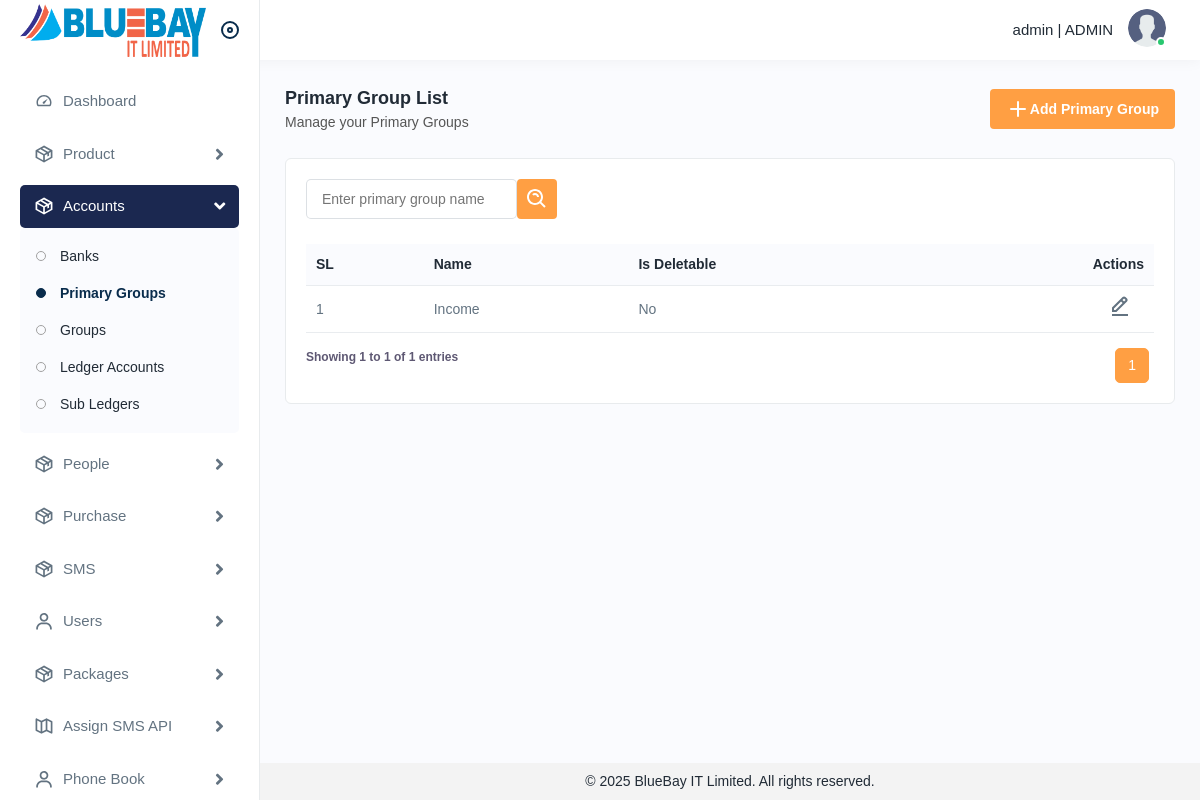
Before: /accounts/primarygroups/ (signed in) with the older database file.
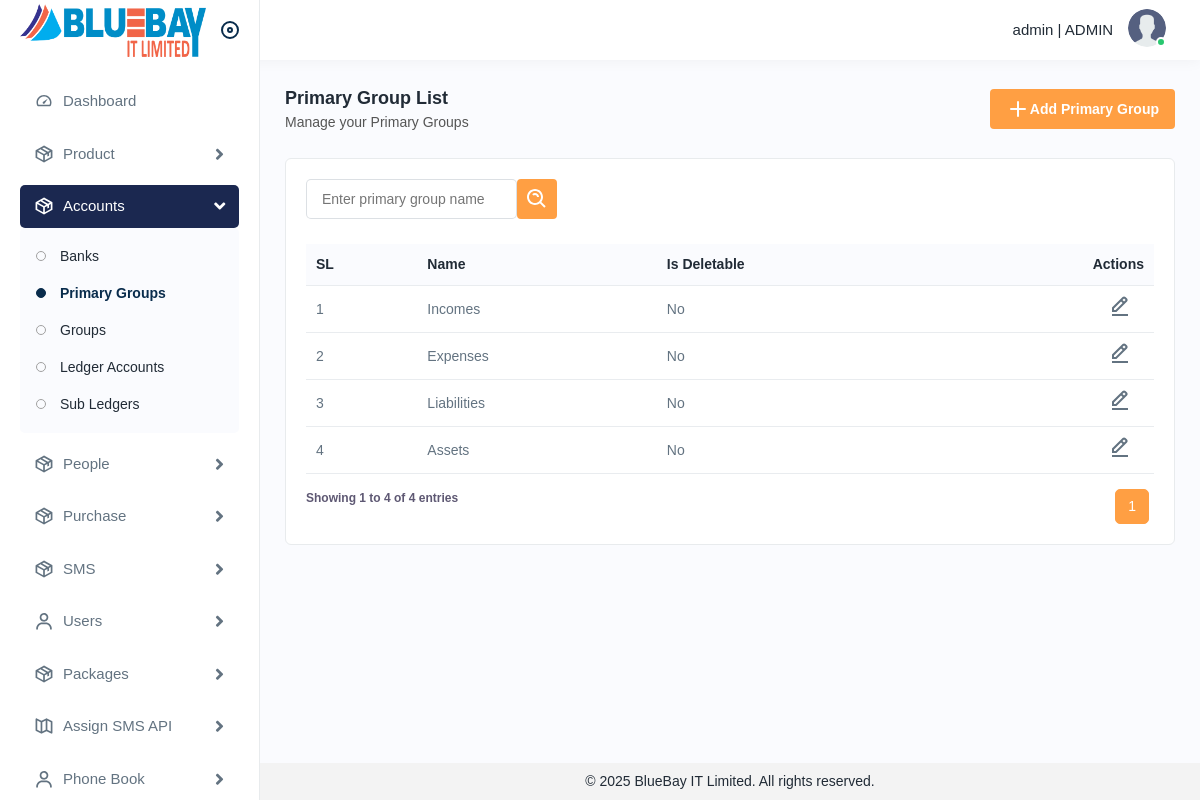
After: the same page with the newer database file.
### accounts/models.py (models this page shows, shortened)
class PrimaryGroup(BaseModel):
    name = models.CharField(max_length=100, unique=True)
    is_deletable = models.BooleanField(default=False)
    unique_fields = ['name']
    class Meta:
        verbose_name_plural = 'PrimaryGroups'
        ordering = ['-id',]

### accounts/views/primarygroup.py (the view)
class PrimaryGroupListView(LoginRequiredMixin, ListView):
    model = PrimaryGroup
    template_name = 'primarygroup/list.html'
    context_object_name = 'primarygroup_list'
    def get_queryset(self):
        queryset = super().get_queryset()
        search = self.request.GET.get('search_input', '').strip()
        if search:
            queryset = queryset.filter(name__icontains=search)
        return queryset
    def get_context_data(self, **kwargs):
        context = super().get_context_data(**kwargs)
        queryset = context.get('primarygroup_list')
        paginator = Paginator(queryset, 50)
        page_number = self.request.GET.get('page')
        page_obj = paginator.get_page(page_number)
        context['primarygroup_list'] = page_obj
        context['filter_search_input'] = self.request.GET.get('search_input', '')
        return context
    def render_to_response(self, context, **response_kwargs):
        if self.request.headers.get('x-requested-with') == 'XMLHttpRequest':
            html = render_to_string('primarygroup/_table_fragment.html', context=context, request=self.request)
            return JsonResponse({'html': html})
        return super().render_to_response(context, **response_kwargs)

### utils/base_model.py (called while the page is built)
    def get_queryset(self):
        return SoftDeletionQuerySet(self.model, using=self._db).filter(
            deleted_at__isnull=True
        )

### accounts/templates/primarygroup/list.html (shortened to what this page needs)
{% extends 'base.html' %}
{% load static %}
{% block base %}
<div class="page-wrapper">
    <div class="content">
        <div class="page-header">
            <div class="page-title">
                <h4>Primary Group List</h4>
                <h6>Manage your Primary Groups</h6>
            </div>
            <div class="page-btn">
                <a href="{% url 'primarygroup_create' %}" class="btn btn-added">
                    <img src="{% static 'img/icons/plus.svg' %}" alt="img"> Add Primary Group
                </a>
            </div>
        </div>
        <div class="card">
            <div class="card-body">
                <form id="filterForm" method="get" action="{% url 'primarygroup_list' %}">
                    <div class="table-top">
                        <div class="search-set">
                            <div class="form-group mb-0">
                                <input type="text" name="search_input" placeholder="Enter primary group name" value="{{ filter_search_input }}">
                            </div>
                            <div class="col-lg-2 col-sm-6 col-12 pl-3">
                                <div class="form-group mb-0">
                                    <button type="submit" class="btn btn-filters"><img src="{% static 'img/icons/search-whites.svg' %}" alt="img"></button>
                                </div>
                            </div>
                        </div>
                    </div>
                </form>
                {% include 'primarygroup/_table_fragment.html' %}
            </div>
        </div>
    </div>
</div>
{% endblock base %}

### accounts/templates/primarygroup/_table_fragment.html (shortened to what this page needs)
{% load static %}
<div id="primarygroup-list">
    <div class="table-responsive">
        <table class="table">
            <thead>
                <tr>
                    <th>SL</th>
                    <th>Name</th>
                    <th>Is Deletable</th>
                    <th class="text-end">Actions</th>
                </tr>
            </thead>
            <tbody>
                {% for primarygroup in primarygroup_list %}
                    <tr>
                        <td>{{ primarygroup_list.start_index|add:forloop.counter0 }}</td>
                        <td>{{ primarygroup.name }}</td>
                        <td>{% if primarygroup.is_deletable %}Yes{% else %}No{% endif %}</td>
                        <td class="text-end">
                            <a class="me-3" href="{% url 'primarygroup_update' primarygroup.id %}">
                                    <img src="{% static 'img/icons/edit.svg' %}" alt="img">
                                </a>
                            </td>
                    </tr>
                {% empty %}
                    <tr><td colspan="4" class="text-center">No primary groups found.</td></tr>
                {% endfor %}
            </tbody>
        </table>
    </div>
    {% if primarygroup_list %}
    <div class="pagination-container d-flex justify-content-between">
        <div class="pagination table-info">
            <p>Showing {{ primarygroup_list.start_index }} to {{ primarygroup_list.end_index }} of {{ primarygroup_list.paginator.count }} entries</p>
        </div>
        <nav aria-label="Page navigation">
            <ul class="pagination">
                {% for num in primarygroup_list.paginator.page_range %}
                    {% if num >= primarygroup_list.number|add:-1 and num <= primarygroup_list.number|add:1 %}
                        <li class="page-item {% if primarygroup_list.number == num %}active{% endif %}">
                            <a class="page-link" href="?page={{ num }}" data-page="{{ num }}">{{ num }}</a>
                        </li>
                    {% endif %}
                {% endfor %}
            </ul>
        </nav>
    </div>
    {% endif %}
</div>

Changed rows visible on the page:
removed PrimaryGroup: start_index|add "1", name "Income", is_deletable "No"
added PrimaryGroup: start_index|add "1", name "Incomes", is_deletable "No"
added PrimaryGroup: start_index|add "2", name "Expenses", is_deletable "No"
added PrimaryGroup: start_index|add "3", name "Liabilities", is_deletable "No"
now on this page (row edited): PrimaryGroup: start_index|add "4", name "Assets", is_deletable "No"
Other visible differences:
{{ primarygroup_list.end_index }}: "1" → "4"
{{ primarygroup_list.paginator.count }}: "1" → "4"
